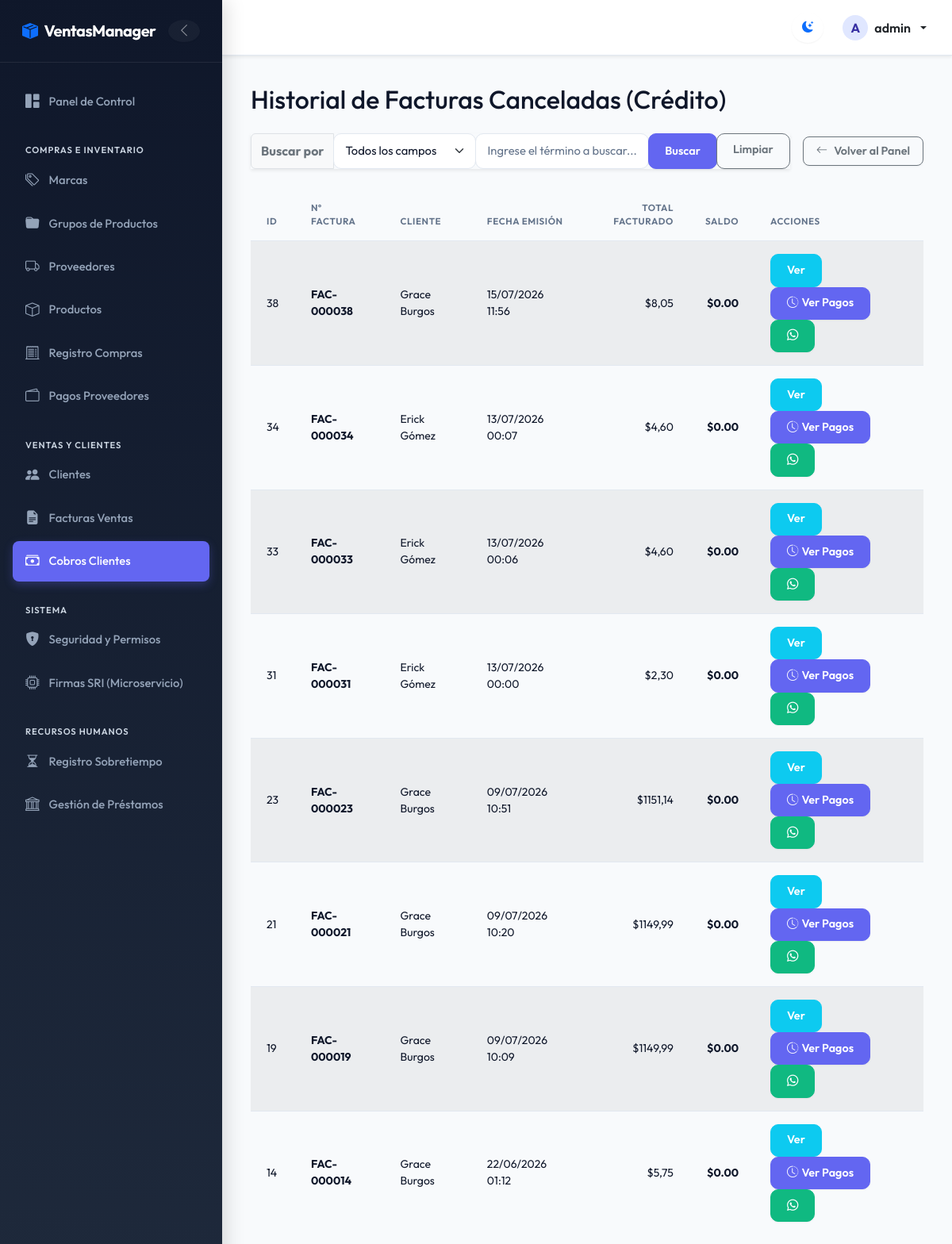
The page /cobros/facturas/pagadas/ (signed in) on the database its author committed.
### billing/models.py (models this page shows, shortened)
class Invoice(models.Model):
    empresa = models.ForeignKey('Empresa', on_delete=models.PROTECT, related_name='invoices', null=True, blank=True)
    customer = models.ForeignKey(Customer, on_delete=models.PROTECT, related_name='invoices')
    invoice_date = models.DateTimeField(auto_now_add=True)
    subtotal = models.DecimalField(max_digits=12, decimal_places=2, default=0)
    tax = models.DecimalField(max_digits=12, decimal_places=2, default=0)
    total = models.DecimalField(max_digits=12, decimal_places=2, default=0)
    is_active = models.BooleanField(default=True)
    numero = models.CharField(max_length=20, unique=True, blank=True, null=True, verbose_name='Número de Factura')
    tipo_pago = models.CharField(
        max_length=10,
        choices=[('CONTADO', 'Contado'), ('CREDITO', 'Crédito')],
        default='CREDITO',
        verbose_name='Tipo de Pago'
    )
    saldo = models.DecimalField(max_digits=12, decimal_places=2, default=0.00, verbose_name='Saldo')
    estado = models.CharField(
        max_length=15,
        choices=[('PENDIENTE', 'Pendiente'), ('PAGADA', 'Pagada'), ('ANULADA', 'Anulada')],
        default='PENDIENTE',
        verbose_name='Estado'
    )
    metodo_pago = models.CharField(
        max_length=20,
        choices=[('EFECTIVO', 'Efectivo'), ('TRANSFERENCIA', 'Transferencia'), ('PAYPAL', 'PayPal'), ('CREDITO', 'Crédito')],
        default='EFECTIVO',
        verbose_name='Método de Pago'
    )
    clave_acceso = models.CharField(max_length=49, unique=True, blank=True, null=True, verbose_name='Clave de Acceso SRI')
    estado_sri = models.CharField(
        max_length=20,
        choices=[('PENDIENTE', 'Pendiente'), ('AUTORIZADO', 'Autorizado'), ('RECHAZADO', 'Rechazado')],
        default='PENDIENTE',
        verbose_name='Estado SRI'
    )
    class Meta:
        ordering = ['-invoice_date']
        permissions = [
            ("download_invoice_pdf", "Can download Invoice PDF report"),
            ("download_invoice_excel", "Can download Invoice Excel report"),
            ("detail_invoice", "Can view Invoice detail page"),
            ("whatsapp_invoice", "Can send Invoice via WhatsApp"),
        ]
    @property
    def whatsapp_phone(self):
        if not self.customer.phone:
            return ""
        cleaned = "".join(c for c in self.customer.phone if c.isdigit() or c == '+')
        if cleaned.startswith('+'):
            return cleaned[1:]
        digits_only = "".join(c for c in cleaned if c.isdigit())
        if len(digits_only) == 10 and digits_only.startswith('0'):
            digits_only = '593' + digits_only[1:]
        elif len(digits_only) == 9 and digits_only.startswith('9'):
            digits_only = '593' + digits_only
        return digits_only
    @property
    def whatsapp_message(self):
        msg = (
            f"Estimado/a *{self.customer.full_name}*,\n\n"
            f"Le informamos que se ha registrado una transacción sobre su *Factura #{self.numero or f'FAC-{self.id:06d}'}* emitida el {self.invoice_date.strftime('%d/%m/%Y')}.\n\n"
            f"*Detalles del Documento:*\n"
            f"- Subtotal: ${self.subtotal}\n"
            f"- IVA (15%): ${self.tax}\n"
            f"- Total: ${self.total}\n"
            f"- Saldo Pendiente: ${self.saldo}\n"
            f"- Estado de Pago: {self.get_estado_display()}\n\n"
            f"Agradecemos su preferencia.\n"
            f"Saludos cordiales."
        )
        return msg

class Customer(models.Model):
    dni = models.CharField(max_length=13, unique=True, verbose_name='DNI/RUC', validators=[validate_cedula_ec])
    first_name = models.CharField(max_length=100)
    last_name = models.CharField(max_length=100)
    email = models.EmailField(blank=True, null=True)
    phone = models.CharField(max_length=20, blank=True, null=True)
    address = models.TextField(blank=True, null=True)
    is_active = models.BooleanField(default=True)
    created_at = models.DateTimeField(auto_now_add=True)
    updated_at = models.DateTimeField(auto_now=True)
    class Meta:
        ordering = ['last_name', 'first_name']
        permissions = [
            ("download_customer_pdf", "Can download Customer PDF report"),
            ("download_customer_excel", "Can download Customer Excel report"),
            ("detail_customer", "Can view Customer detail modal"),
        ]
    @property
    def full_name(self): return f'{self.first_name} {self.last_name}'

### pagos/views.py (the view, shortened to what this page needs)
# urls.py: path('facturas/pagadas/', views.FacturasPagadasListView.as_view(), name='facturas_pagadas'),
class FacturasPagadasListView(LoginRequiredMixin, PermissionRequiredMixin, ListView):
    permission_required = 'pagos.view_cobrofactura'
    model = Invoice
    template_name = 'pagos/facturas_pagadas.html'
    context_object_name = 'items'
    paginate_by = 10
    def get_queryset(self):
        queryset = Invoice.objects.filter(
            tipo_pago='CREDITO',
            estado='PAGADA',
            is_active=True
        ).select_related('customer')
        search_field = self.request.GET.get('search_field', 'all').strip()
        search_value = self.request.GET.get('search_value', '').strip()
        return queryset
    def get_context_data(self, **kwargs):
        context = super().get_context_data(**kwargs)
        context['title'] = 'Historial de Facturas Canceladas (Crédito)'
        context['search_field'] = self.request.GET.get('search_field', 'all').strip()
        context['search_value'] = self.request.GET.get('search_value', '').strip()
        return context

### pagos/templates/pagos/facturas_pagadas.html (shortened to what this page needs)
{% extends 'billing/base.html' %}
{% block content %}
<div class="d-flex justify-content-between align-items-center mb-3">
  <h2>{{ title }}</h2>
</div>
<div class="d-flex flex-column flex-md-row justify-content-between align-items-md-center gap-3 mb-4">
  <form method="get" class="m-0 flex-grow-1" style="max-width: 700px;">
    <div class="input-group shadow-sm">
      <span class="input-group-text bg-light fw-bold text-secondary">Buscar por</span>
      <select name="search_field" id="search_field" class="form-select border-secondary-subtle" style="max-width: 180px;">
        <option value="all" {% if search_field == 'all' or not search_field %}selected{% endif %}>Todos los campos</option>
      </select>
      <input type="text" name="search_value" id="search_value" class="form-control border-secondary-subtle"
        placeholder="Ingrese el término a buscar..." value="{{ search_value|default:'' }}">
      <button type="submit" class="btn btn-primary">Buscar</button>
      <a href="{% url 'pagos:facturas_pagadas' %}" class="btn btn-outline-secondary">Limpiar</a>
    </div>
  </form>
  <div class="d-flex align-items-center gap-2 flex-wrap ms-md-auto">
    <a href="{% url 'pagos:pagos_home' %}" class="btn btn-action-back d-flex align-items-center gap-2 fw-semibold">
      <i class="bi bi-arrow-left"></i> Volver al Panel
    </a>
  </div>
</div>
<table class="table table-striped table-hover">
  <thead class="table-dark">
    <tr>
      <th>ID</th>
      <th>Nº Factura</th>
      <th>Cliente</th>
      <th>Fecha Emisión</th>
      <th class="text-end">Total Facturado</th>
      <th class="text-end text-success">Saldo</th>
      <th>Acciones</th>
    </tr>
  </thead>
  <tbody>
    {% for inv in items %}
    <tr>
      <td>{{ inv.id }}</td>
      <td><span class="fw-bold">{{ inv.numero|default:"-" }}</span></td>
      <td>{{ inv.customer.full_name }}</td>
      <td>{{ inv.invoice_date|date:"d/m/Y H:i" }}</td>
      <td class="text-end">${{ inv.total }}</td>
      <td class="text-end fw-bold text-success">$0.00</td>
      <td>
        {% if perms.billing.detail_invoice %}
        <a href="{% url 'billing:invoice_detail' inv.id %}" class="btn btn-sm btn-info text-white" title="Ver Detalle">Ver</a>
        {% endif %}
        {% if perms.pagos.view_cobrofactura %}
        <a href="{% url 'pagos:historial_factura' inv.id %}" class="btn btn-sm btn-primary" title="Ver Historial de Cobros"><i class="bi bi-clock-history me-1"></i>Ver Pagos</a>
        {% endif %}
        {% if perms.billing.whatsapp_invoice %}
          {% if inv.whatsapp_phone %}
          <a href="https://wa.me/{{ inv.whatsapp_phone }}?text={{ inv.whatsapp_message|urlencode }}" target="_blank" class="btn btn-sm btn-success" title="Notificar por WhatsApp"><i class="bi bi-whatsapp"></i></a>
          {% else %}
          <button class="btn btn-sm btn-secondary" disabled title="Sin teléfono para WhatsApp"><i class="bi bi-whatsapp"></i></button>
          {% endif %}
        {% endif %}
      </td>
    </tr>
    {% empty %}
    <tr>
      <td colspan="7" class="text-center">No hay facturas registradas como totalmente pagadas.</td>
    </tr>
    {% endfor %}
  </tbody>
</table>
{% endblock %}

### billing/templates/billing/base.html (shortened to what this page needs)
{% load security_tags %}
{% load static %}
<!DOCTYPE html>
<html lang="es">
<head>
  <link href="https://cdn.jsdelivr.net/npm/bootstrap@5.3.0/dist/css/bootstrap.min.css" rel="stylesheet">
  <link rel="stylesheet" href="https://cdn.jsdelivr.net/npm/bootstrap-icons@1.10.5/font/bootstrap-icons.css">
  <link rel="stylesheet" href="{% static 'css/custom.css' %}">
</head>
<body>
  <div class="app-container {% if not user.is_authenticated %}no-sidebar{% endif %}" id="appContainer">
    {% if user.is_authenticated %}
    <aside class="sidebar" id="sidebar">
      <div class="sidebar-header d-flex align-items-center justify-content-between">
        <a class="sidebar-brand d-flex align-items-center gap-2" href="{% url 'billing:home' %}">
          <i class="bi bi-box-seam-fill text-primary"></i>
          <span>VentasManager</span>
        </a>
        <button id="sidebarToggleCompact" class="btn btn-link text-white-50 p-0 border-0 d-none d-lg-flex align-items-center justify-content-center" style="width: 28px; height: 28px; border-radius: 50% !important; transition: all 0.2s;" title="Compactar menú">
          <i id="compactIcon" class="bi bi-chevron-left" style="font-size: 1.1rem;"></i>
        </button>
      </div>
      <div class="sidebar-content">
        <ul class="sidebar-menu">
            <li class="sidebar-item">
              <a href="{% url 'billing:home' %}" class="sidebar-link {% if request.resolver_match.view_name == 'billing:home' %}active{% endif %}">
                <i class="bi bi-grid-1x2-fill"></i> <span>Panel de Control</span>
              </a>
            </li>
            {% if user|has_group:'Compras' or user|has_group:'Administrador' or user|has_group:'Gerente' %}
            <li class="sidebar-category">Compras e Inventario</li>
            <li class="sidebar-item">
              <a href="{% url 'billing:brand_list' %}" class="sidebar-link {% if 'brand' in request.path %}active{% endif %}">
                <i class="bi bi-tags"></i> <span>Marcas</span>
              </a>
            </li>
            <li class="sidebar-item">
              <a href="{% url 'billing:productgroup_list' %}" class="sidebar-link {% if 'productgroup' in request.path %}active{% endif %}">
                <i class="bi bi-folder-fill"></i> <span>Grupos de Productos</span>
              </a>
            </li>
            <li class="sidebar-item">
              <a href="{% url 'billing:supplier_list' %}" class="sidebar-link {% if 'supplier' in request.path %}active{% endif %}">
                <i class="bi bi-truck"></i> <span>Proveedores</span>
              </a>
            </li>
            <li class="sidebar-item">
              <a href="{% url 'billing:product_list' %}" class="sidebar-link {% if 'product/' in request.path or 'product_list' in request.resolver_match.view_name %}active{% endif %}">
                <i class="bi bi-box"></i> <span>Productos</span>
              </a>
            </li>
            <li class="sidebar-item">
              <a href="{% url 'purchasing:purchase_list' %}" class="sidebar-link {% if 'purchases' in request.path %}active{% endif %}">
                <i class="bi bi-receipt-cutoff"></i> <span>Registro Compras</span>
              </a>
            </li>
            <li class="sidebar-item">
              <a href="{% url 'pagos:pagos_compras_home' %}" class="sidebar-link {% if 'cobros/compras' in request.path or 'cobros/pagar' in request.path %}active{% endif %}">
                <i class="bi bi-wallet2"></i> <span>Pagos Proveedores</span>
              </a>
            </li>
            {% endif %}
            {% if user|has_group:'Ventas' or user|has_group:'Administrador' or user|has_group:'Gerente' %}
            <li class="sidebar-category">Ventas y Clientes</li>
            <li class="sidebar-item">
              <a href="{% url 'billing:customer_list' %}" class="sidebar-link {% if 'customer' in request.path %}active{% endif %}">
                <i class="bi bi-people-fill"></i> <span>Clientes</span>
              </a>
            </li>
            <li class="sidebar-item">
              <a href="{% url 'billing:invoice_list' %}" class="sidebar-link {% if 'invoice' in request.path %}active{% endif %}">
                <i class="bi bi-file-earmark-text-fill"></i> <span>Facturas Ventas</span>
              </a>
            </li>
            <li class="sidebar-item">
              <a href="{% url 'pagos:pagos_home' %}" class="sidebar-link {% if 'cobros/' in request.path and not 'compras' in request.path and not 'pagar' in request.path %}active{% endif %}">
                <i class="bi bi-cash-stack"></i> <span>Cobros Clientes</span>
              </a>
            </li>
            {% endif %}
            {% if user|has_group:'Administrador' %}
            <li class="sidebar-category">Sistema</li>
            <li class="sidebar-item">
              <a href="{% url 'security:security_home' %}" class="sidebar-link {% if 'security' in request.path %}active{% endif %}">
                <i class="bi bi-shield-lock-fill"></i> <span>Seguridad y Permisos</span>
              </a>
            </li>
            <li class="sidebar-item">
              <a href="{{ SRI_MICROSERVICE_CONFIG_URL }}" target="_blank" class="sidebar-link">
                <i class="bi bi-cpu"></i> <span>Firmas SRI (Microservicio)</span>
              </a>
            </li>
            {% endif %}
            {% if user|has_group:'Administrador' %}
            <li class="sidebar-category">Recursos Humanos</li>
            <li class="sidebar-item">
                <a href="{% url 'rrhh:sobretiempo_list' %}" class="sidebar-link {% if 'sobretiempo' in request.path %}active{% endif %}">
                    <i class="bi bi-hourglass-split"></i> <span>Registro Sobretiempo</span>
                </a>
            </li>
            <li class="sidebar-item">
                <a href="{% url 'rrhh:prestamo_list' %}" class="sidebar-link {% if 'prestamo' in request.path %}active{% endif %}">
                    <i class="bi bi-bank"></i> <span>Gestión de Préstamos</span>
                </a>
            </li>
            {% endif %}
        </ul>
      </div>
    </aside>
    {% endif %}
    <div class="main-wrapper">
      <header class="topbar shadow-sm">
        <div class="topbar-actions">
          <button id="themeToggle" class="btn btn-link text-body p-2 border-0" aria-label="Cambiar tema" style="font-size: 1.25rem; display: flex; align-items: center; justify-content: center; width: 38px; height: 38px; border-radius: 50% !important; background: transparent;">
            <i id="themeToggleIcon" class="bi bi-moon-stars-fill text-primary"></i>
          </button>
          {% if user.is_authenticated %}
          <div class="dropdown">
            <a class="dropdown-toggle text-body text-decoration-none fw-semibold d-flex align-items-center gap-2" href="#" id="userMenu" data-bs-toggle="dropdown" aria-expanded="false">
              <div class="rounded-circle bg-primary-subtle text-primary d-flex align-items-center justify-content-center text-uppercase fw-bold" style="width: 32px; height: 32px;">
                {{ user.username|slice:":1" }}
              </div>
              <span class="d-none d-sm-inline">{{ user.username }}</span>
            </a>
          </div>
          {% else %}
          <a href="{% url 'login' %}" class="btn btn-primary btn-sm">Iniciar Sesión</a>
          {% endif %}
        </div>
      </header>
      <main class="main-content">
        {% block content %}{% endblock %}
      </main>
    </div>
  </div>
</body>
</html>

### rows shown on the page
Invoice: id "38", numero "FAC-000038", customer.full_name "Grace Burgos", invoice_date "15/07/2026 11:56", total "8,05"
Invoice: id "34", numero "FAC-000034", customer.full_name "Erick Gómez", invoice_date "13/07/2026 00:07", total "4,60"
Invoice: id "33", numero "FAC-000033", customer.full_name "Erick Gómez", invoice_date "13/07/2026 00:06", total "4,60"
Invoice: id "31", numero "FAC-000031", customer.full_name "Erick Gómez", invoice_date "13/07/2026 00:00", total "2,30"
Invoice: id "23", numero "FAC-000023", customer.full_name "Grace Burgos", invoice_date "09/07/2026 10:51", total "1151,14"
Invoice: id "21", numero "FAC-000021", customer.full_name "Grace Burgos", invoice_date "09/07/2026 10:20", total "1149,99"
Invoice: id "19", numero "FAC-000019", customer.full_name "Grace Burgos", invoice_date "09/07/2026 10:09", total "1149,99"
Invoice: id "14", numero "FAC-000014", customer.full_name "Grace Burgos", invoice_date "22/06/2026 01:12", total "5,75"

### other values the page prints
{{ user.username|slice:":1" }} "A"
{{ user.username }} "admin"
{{ title }} "Historial de Facturas Canceladas (Crédito)"
